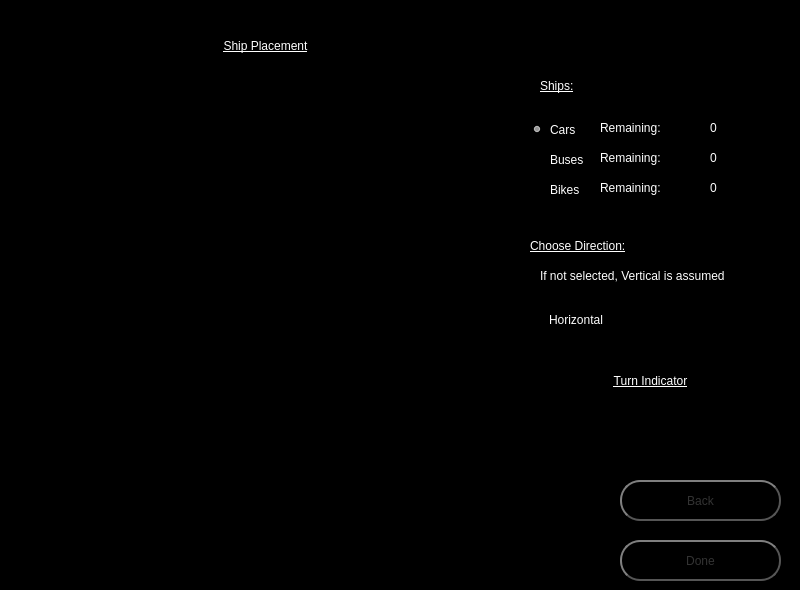
    <widget class="QWidget" name="StartPage">
     <property name="styleSheet">
      <string notr="true">background-color: rgb(0, 0, 0);</string>
     </property>
     <widget class="QLabel" name="placeShipLabel">
      <property name="geometry">
       <rect>
        <x>0</x>
        <y>20</y>
        <width>531</width>
        <height>51</height>
       </rect>
      </property>
      <property name="styleSheet">
       <string notr="true">color: rgb(255, 255, 255);
text-decoration: underline;
font: 75 26pt &quot;MS Shell Dlg 2&quot;;</string>
      </property>
      <property name="text">
       <string>Ship Placement</string>
      </property>
      <property name="alignment">
       <set>Qt::AlignCenter</set>
      </property>
     </widget>
     <widget class="QPushButton" name="backButtonStartScreen">
      <property name="geometry">
       <rect>
        <x>620</x>
        <y>480</y>
        <width>161</width>
        <height>41</height>
       </rect>
      </property>
      <property name="styleSheet">
       <string notr="true">QPushButton {
	font: 18pt &quot;MS Shell Dlg 2&quot;;
    color: #333;
    border: 2px solid #555;
    border-radius: 20px;
    border-style: outset;
    background: qradialgradient(
        cx: 0.3, cy: -0.4, fx: 0.3, fy: -0.4,
        radius: 1.35, stop: 0 #fff, stop: 1 #888
        );
    padding: 5px;
    }

QPushButton:hover {
    background: qradialgradient(
        cx: 0.3, cy: -0.4, fx: 0.3, fy: -0.4,
        radius: 1.35, stop: 0 #fff, stop: 1 #bbb
        );
    }

QPushButton:pressed {
    border-style: inset;
    background: qradialgradient(
        cx: 0.4, cy: -0.1, fx: 0.4, fy: -0.1,
        radius: 1.35, stop: 0 #fff, stop: 1 #ddd
        );
    }</string>
      </property>
      <property name="text">
       <string>Back</string>
      </property>
     </widget>
     <widget class="QFrame" name="gridFrame">
      <property name="geometry">
       <rect>
        <x>20</x>
        <y>80</y>
        <width>500</width>
        <height>500</height>
       </rect>
      </property>
      <property name="frameShape">
       <enum>QFrame::StyledPanel</enum>
      </property>
      <property name="frameShadow">
       <enum>QFrame::Raised</enum>
      </property>
      <widget class="QWidget" name="gridLayoutWidget">
       <property name="geometry">
        <rect>
         <x>0</x>
         <y>0</y>
         <width>491</width>
         <height>491</height>
        </rect>
       </property>
       <layout class="QGridLayout" name="buttonGrid">
        <property name="sizeConstraint">
         <enum>QLayout::SetMaximumSize</enum>
        </property>
        <property name="bottomMargin">
         <number>0</number>
        </property>
        <property name="spacing">
         <number>0</number>
        </property>
       </layout>
      </widget>
     </widget>
     <widget class="QRadioButton" name="carRadio">
      <property name="geometry">
       <rect>
        <x>530</x>
        <y>120</y>
        <width>51</width>
        <height>19</height>
       </rect>
      </property>
      <property name="styleSheet">
       <string notr="true">color: rgb(255, 255, 255);
font: 14pt &quot;MS Shell Dlg 2&quot;;</string>
      </property>
      <property name="text">
       <string>Cars</string>
      </property>
      <property name="checked">
       <bool>true</bool>
      </property>
     </widget>
     <widget class="QRadioButton" name="busRadio">
      <property name="geometry">
       <rect>
        <x>530</x>
        <y>150</y>
        <width>61</width>
        <height>19</height>
       </rect>
      </property>
      <property name="styleSheet">
       <string notr="true">color: rgb(255, 255, 255);
font: 14pt &quot;MS Shell Dlg 2&quot;;</string>
      </property>
      <property name="text">
       <string>Buses</string>
      </property>
     </widget>
     <widget class="QRadioButton" name="bikeRadio">
      <property name="geometry">
       <rect>
        <x>530</x>
        <y>180</y>
        <width>61</width>
        <height>19</height>
       </rect>
      </property>
      <property name="styleSheet">
       <string notr="true">color: rgb(255, 255, 255);
font: 14pt &quot;MS Shell Dlg 2&quot;;</string>
      </property>
      <property name="text">
       <string>Bikes</string>
      </property>
     </widget>
     <widget class="QLabel" name="RemainingLabel_1">
      <property name="geometry">
       <rect>
        <x>600</x>
        <y>120</y>
        <width>101</width>
        <height>16</height>
       </rect>
      </property>
      <property name="styleSheet">
       <string notr="true">color: rgb(255, 255, 255);
font: 14pt &quot;MS Shell Dlg 2&quot;;</string>
      </property>
      <property name="text">
       <string>Remaining:</string>
      </property>
     </widget>
     <widget class="QLabel" name="RemainingLabel_2">
      <property name="geometry">
       <rect>
        <x>600</x>
        <y>150</y>
        <width>101</width>
        <height>16</height>
       </rect>
      </property>
      <property name="styleSheet">
       <string notr="true">color: rgb(255, 255, 255);
font: 14pt &quot;MS Shell Dlg 2&quot;;</string>
      </property>
      <property name="text">
       <string>Remaining:</string>
      </property>
     </widget>
     <widget class="QLabel" name="RemainingLabel_3">
      <property name="geometry">
       <rect>
        <x>600</x>
        <y>180</y>
        <width>101</width>
        <height>16</height>
       </rect>
      </property>
      <property name="styleSheet">
       <string notr="true">color: rgb(255, 255, 255);
font: 14pt &quot;MS Shell Dlg 2&quot;;</string>
      </property>
      <property name="text">
       <string>Remaining:</string>
      </property>
     </widget>
     <widget class="QLabel" name="carTotal">
      <property name="geometry">
       <rect>
        <x>710</x>
        <y>120</y>
        <width>47</width>
        <height>16</height>
       </rect>
      </property>
      <property name="styleSheet">
       <string notr="true">color: rgb(255, 255, 255);
font: 14pt &quot;MS Shell Dlg 2&quot;;</string>
      </property>
      <property name="text">
       <string>0</string>
      </property>
     </widget>
     <widget class="QLabel" name="busTotal">
      <property name="geometry">
       <rect>
        <x>710</x>
        <y>150</y>
        <width>47</width>
        <height>16</height>
       </rect>
      </property>
      <property name="styleSheet">
       <string notr="true">color: rgb(255, 255, 255);
font: 14pt &quot;MS Shell Dlg 2&quot;;</string>
      </property>
      <property name="text">
       <string>0</string>
      </property>
     </widget>
     <widget class="QLabel" name="bikeTotal">
      <property name="geometry">
       <rect>
        <x>710</x>
        <y>180</y>
        <width>47</width>
        <height>16</height>
       </rect>
      </property>
      <property name="styleSheet">
       <string notr="true">color: rgb(255, 255, 255);
font: 14pt &quot;MS Shell Dlg 2&quot;;</string>
      </property>
      <property name="text">
       <string>0</string>
      </property>
     </widget>
     <widget class="QCheckBox" name="directionCB">
      <property name="geometry">
       <rect>
        <x>530</x>
        <y>310</y>
        <width>171</width>
        <height>19</height>
       </rect>
      </property>
      <property name="styleSheet">
       <string notr="true">color: rgb(255, 255, 255);
font: 14pt &quot;MS Shell Dlg 2&quot;;</string>
      </property>
      <property name="text">
       <string>Horizontal</string>
      </property>
     </widget>
     <widget class="QLabel" name="ChooseDirectionLabel">
      <property name="geometry">
       <rect>
        <x>530</x>
        <y>230</y>
        <width>161</width>
        <height>31</height>
       </rect>
      </property>
      <property name="styleSheet">
       <string notr="true">color: rgb(255, 255, 255);
text-decoration: underline;
font: 75 8pt &quot;MS Shell Dlg 2&quot;;
font: 16pt &quot;MS Shell Dlg 2&quot;;</string>
      </property>
      <property name="text">
       <string>Choose Direction:</string>
      </property>
     </widget>
     <widget class="QLabel" name="directionDescriptionLabel">
      <property name="geometry">
       <rect>
        <x>540</x>
        <y>260</y>
        <width>251</width>
        <height>31</height>
       </rect>
      </property>
      <property name="styleSheet">
       <string notr="true">color: rgb(255, 255, 255);
font: 12pt &quot;MS Shell Dlg 2&quot;;</string>
      </property>
      <property name="text">
       <string>If not selected, Vertical is assumed</string>
      </property>
     </widget>
     <widget class="QLabel" name="shipTitleLabel">
      <property name="geometry">
       <rect>
        <x>540</x>
        <y>70</y>
        <width>161</width>
        <height>31</height>
       </rect>
      </property>
      <property name="styleSheet">
       <string notr="true">color: rgb(255, 255, 255);
text-decoration: underline;
font: 75 8pt &quot;MS Shell Dlg 2&quot;;
font: 16pt &quot;MS Shell Dlg 2&quot;;</string>
      </property>
      <property name="text">
       <string>Ships:</string>
      </property>
     </widget>
     <widget class="QPushButton" name="doneButtonStartScreen">
      <property name="geometry">
       <rect>
        <x>620</x>
        <y>540</y>
        <width>161</width>
        <height>41</height>
       </rect>
      </property>
      <property name="styleSheet">
       <string notr="true">QPushButton {
	font: 18pt &quot;MS Shell Dlg 2&quot;;
    color: #333;
    border: 2px solid #555;
    border-radius: 20px;
    border-style: outset;
    background: qradialgradient(
        cx: 0.3, cy: -0.4, fx: 0.3, fy: -0.4,
        radius: 1.35, stop: 0 #fff, stop: 1 #888
        );
    padding: 5px;
    }

QPushButton:hover {
    background: qradialgradient(
        cx: 0.3, cy: -0.4, fx: 0.3, fy: -0.4,
        radius: 1.35, stop: 0 #fff, stop: 1 #bbb
        );
    }

QPushButton:pressed {
    border-style: inset;
    background: qradialgradient(
        cx: 0.4, cy: -0.1, fx: 0.4, fy: -0.1,
        radius: 1.35, stop: 0 #fff, stop: 1 #ddd
        );
    }</string>
      </property>
      <property name="text">
       <string>Done</string>
      </property>
     </widget>
     <widget class="QLabel" name="indicatorTitleLabel">
      <property name="geometry">
       <rect>
        <x>570</x>
        <y>370</y>
        <width>161</width>
        <height>21</height>
       </rect>
      </property>
      <property name="styleSheet">
       <string notr="true">color: rgb(255, 255, 255);
font: 75 16pt &quot;MS Shell Dlg 2&quot;;
text-decoration: underline;</string>
      </property>
      <property name="text">
       <string>Turn Indicator</string>
      </property>
      <property name="alignment">
       <set>Qt::AlignCenter</set>
      </property>
     </widget>
     <widget class="QLabel" name="indicatorLabel">
      <property name="geometry">
       <rect>
        <x>610</x>
        <y>410</y>
        <width>61</width>
        <height>41</height>
       </rect>
      </property>
      <property name="styleSheet">
       <string notr="true">color: rgb(255, 255, 255);
font: 75 20pt &quot;MS Shell Dlg 2&quot;;
text-decoration: underline;</string>
      </property>
      <property name="text">
       <string/>
      </property>
     </widget>
    </widget>
